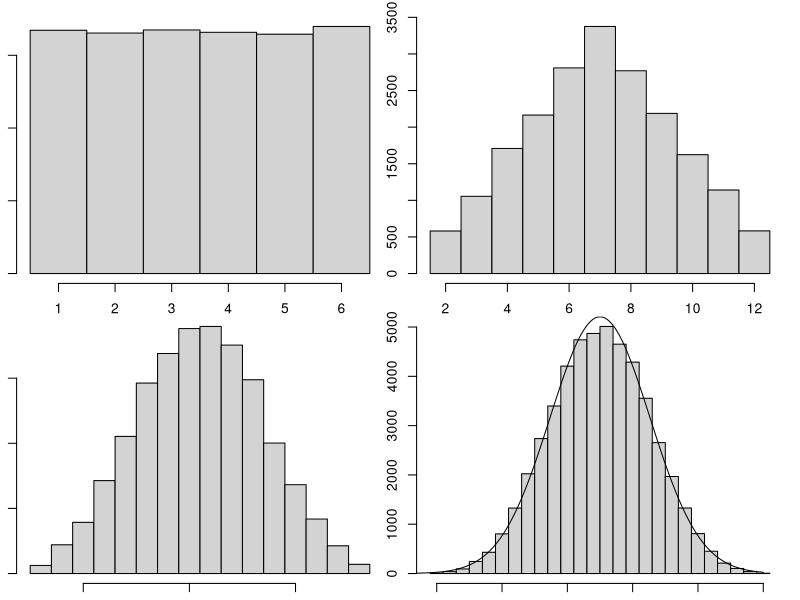

This figure's R source:
##########################################################################
# Data 710: Introduction to R
# Week 5 - Programming Structures
##########################################################################
#
# GITHUB:  https://github.com/mrpgmr67/Introduction-to-R
#
##########################################################################

setwd("D:/Davenport/Data 710 Scripts/Data")                      # Don't forget to set to your working directory to find the files

##################################################################################################
# Create a function to prove the Central Limit Theorem using a given equation. This function will 
# be used in future week's assignments.
##################################################################################################
#
#  Central Limit Theorem - If you take repeated samples from a population with a finite 
#  variance and calculate their averages, then the averages will be normally distributed
#

centralLimitTheorem <- function(diceValues, nbrDice, aSampleNbr, xlab, showCurve=FALSE) {
  
  means <- numeric(aSampleNbr)
  for (i in 1:aSampleNbr) {
    samples <- sample(diceValues,nbrDice,replace=TRUE)
    aSum <- sum(samples)
    means[i] <- mean(aSum)
  }
  lowerBreak = (diceValues[1]*nbrDice) - .5
  upperBreak = (diceValues[length(diceValues)]*nbrDice) + .5
  hist(means,xlab=xlab,breaks=lowerBreak:upperBreak, main="")

  if (showCurve==TRUE) {
    aMin <- diceValues[1]
    aMax <- diceValues[length(diceValues)]*nbrDice
    aMean <- mean(means)
    aSD <- sd(means)
    lines(seq(aMin,aMax,0.1),dnorm(seq(aMin,aMax,0.1),aMean,aSD)*aSampleNbr)
  }
}

par(mfrow=c(2,2))
par(mar=c(1,1,1,1))
aResult <- centralLimitTheorem(c(1:6),1,10000,"One Dice")
aResult <- centralLimitTheorem(c(1:6),2,20000,"Two Dice")
aResult <- centralLimitTheorem(c(1:6),3,30000,"Three Dice")
aResult <- centralLimitTheorem(c(1:6),5,50000,"Five Dice",showCurve = TRUE)

##################################################################################################
# Create a function to perform a quick sort.
# Adapted from The Art of Programming by Rorman Matloff (page 176)
##################################################################################################
# The following function implements a more "traditional" quicksort algorithm using array indexes.
# Partitioning is done "manually" without using R easy filtering features.  The use of arrays would
# be less efficient than vectorization, but this function is focused on flow control.
quickSort <- function(aVector, lowIndex, highIndex) {
  if (lowIndex < highIndex)
  {
    pivot <- aVector[highIndex];  
    
    i <- (lowIndex - 1) 
    
    for (j in lowIndex:(highIndex-1)) {
      if (aVector[j] <= pivot) {
        i<-i+1
        
        #Exchange values
        aTemp<-aVector[i]
        aVector[i]<-aVector[j]
        aVector[j]<-aTemp
      }
    }
    # Exchange values
    aTemp <-aVector[(i+1)]
    aVector[i+1] <- aVector[highIndex]
    aVector[highIndex] <- aTemp
    
    anIndex <- i + 1
        
    aVector <- quickSort(aVector, lowIndex, anIndex - 1);  
    aVector <- quickSort(aVector, anIndex + 1, highIndex); 
  }
  return(aVector)
}

#Test QuickSort
myNum <- c(56,12,23,87,10,45,27,72,23,20,100)
mySortedNum <- quickSort(myNum,1,length(myNum))
mySortedNum

myNum <- c(10,9,8,7,6,5,4,3)
mySortedNum <- quickSort(myNum,1,length(myNum))
mySortedNum

myNum <- c(1,2,1,2)
mySortedNum <- quickSort(myNum,1,length(myNum))
mySortedNum

#  How can it be rewritten to be more efficient? 
#
#  Second parameter is always one, so you could use as a constant.
#  Third parameter is the length of the first, so it could be calculated inside function



##################################################################################################
# Create a binary search tree function.
# Adapted core funtions from printtree, newtree, and ins from The Art of Programming by Rorman Matloff (pages 181 - 182)
##################################################################################################
createTree <- function (aValue) {
  
  aTree <- matrix(data=c(NA,NA,NA),nrow=3,ncol=3)
  aTree[1,2] <- aValue
  colnames(aTree)<-c("Left","Value","Right")
  aSize<-3
  anIndex<-2
  
  aResult <- list(nextIndex=anIndex, matrixSize=aSize, treeMatrix=aTree)
  return(aResult)
}

addNode <-function(aTree,aValue) {
  
  nextIndex <- aTree["nextIndex"][[1]]
  matrixSize <- aTree["matrixSize"][[1]]
  treeMatrix <- aTree["treeMatrix"][[1]]
  
  # Add more space to the matrix if needed
  if (nextIndex > matrixSize) {
    treeMatrix <- rbind(treeMatrix, matrix(c(NA,NA,NA),nrow=3,ncol=3))
    matrixSize <- matrixSize + 3
  }
  
  # Set starting location  
  anIndex <- 1
  while (anIndex > 0){
    if (aValue <= treeMatrix[anIndex,"Value"]) {
      # Add Value
      if (is.na(treeMatrix[anIndex,"Left"])) {
        treeMatrix[anIndex,"Left"]<-nextIndex
        treeMatrix[nextIndex,"Value"]<-aValue
        anIndex<-0
      } else {
        # Traverse down a level to the Left
        anIndex <- treeMatrix[anIndex,"Left"][[1]]
      }
    } else {
      if (is.na(treeMatrix[anIndex,"Right"])) {
        treeMatrix[anIndex,"Right"]<-nextIndex
        treeMatrix[nextIndex,"Value"]<-aValue
        anIndex<-0
      } else {
        # Traverse down a level to the Right
        anIndex <- treeMatrix[anIndex,"Right"][[1]]
      }
    }
  }
  nextIndex<-nextIndex+1
  aResult <- list(nextIndex=nextIndex, matrixSize=matrixSize, treeMatrix=treeMatrix)
  return(aResult)
}    

printTree <- function(aTree, aSpace=1, anIndex=1){
  
  treeMatrix <- aTree["treeMatrix"][[1]]
  aCount <- 5
  
  if(is.na(treeMatrix[anIndex,"Value"][[1]]) == TRUE) {
    return()
  }
  
  aSpace <- aSpace+aCount
  
  printTree(aTree, aSpace, treeMatrix[anIndex,"Right"][[1]])
  if (exists("printString") != TRUE) {
    printString<-""
  }
  cat(rep(".",(aSpace-aCount-1)), sep="")
  cat(treeMatrix[anIndex,"Value"][[1]],"\n")
  printTree(aTree, aSpace, treeMatrix[anIndex, "Left"][[1]])
  
  return()
}

# Test Binary Tree
aTree <- createTree(8)
p<-printTree(aTree)
aTree <- addNode(aTree,5)
p<-printTree(aTree)
aTree <- addNode(aTree,20)
p<-printTree(aTree)
aTree <- addNode(aTree,6)
p<-printTree(aTree)
aTree <- addNode(aTree,2)
p<-printTree(aTree)
aTree <- addNode(aTree,21)
p<-printTree(aTree)
aTree <- addNode(aTree,18)
p<-printTree(aTree)

##################################################################################################
# Create a discrete event simulation for a queue system involving a bus terminal. It should include 
# an event list, along with components to add and subtract from that list as buses arrive and depart 
# from the terminal. The following functions should be present:
#      - Core simulation function
#      - Variable initialization
#      - Add event
#      - Event response
#      - Get next event
#      - Function to print the results of the simulation
##################################################################################################

# DES.R:  R routines for discrete-event simulation (DES)

# Adapted from The Art of Programming by Rorman Matloff (pages 166 - 169)

# each event will be represented by a data frame row consisting of the
# following components:  evnttime, the time the event is to occur;
# evnttype, a character string for the programmer-defined event type;
# optional application-specific components, e.g.
# the job's arrival time in a queuing app

# a global list named "sim" holds the events data frame, evnts, and
# current simulated time, currtime; there is also a component dbg, which
# indicates debugging mode

# forms a row for an event of type evntty that will occur at time
# evnttm; see comments in schedevnt() regarding appin
evntrow <- function(evnttm, evntty, appin = NULL) {
  rw <- c(list(evnttime = evnttm, evnttype = evntty), appin)
  return(as.data.frame(rw))
}

# insert event with time evnttm and type evntty into event list;
# appin is an optional set of application-specific traits of this event,
# specified in the form a list with named components
schedevnt <- function(evnttm, evntty, appin = NULL) {
  newevnt <- evntrow(evnttm, evntty, appin)
  # if the event list is empty, set it to consist of evnt and return
  if (is.null(sim$evnts)) {
    sim$evnts <<- newevnt
    return()
  }
  # otherwise, find insertion point
  inspt <- binsearch((sim$evnts)$evnttime, evnttm)
  # now "insert," by reconstructing the data frame; we find what
  # portion of the current matrix should come before the new event and
  # what portion should come after it, then string everything together
  before <-
    if (inspt == 1)
      NULL
  else
    sim$evnts[1:(inspt - 1), ]
  nr <- nrow(sim$evnts)
  after <- if (inspt <= nr)
    sim$evnts[inspt:nr, ]
  else
    NULL
  sim$evnts <<- rbind(before, newevnt, after)
}

# binary search of insertion point of y in the sorted vector x; returns
# the position in x before which y should be inserted, with the value
# length(x)+1 if y is larger than x[length(x)]; could be changed to C
# code for efficiency
binsearch <- function(x, y) {
  n <- length(x)
  lo <- 1
  hi <- n
  while (lo + 1 < hi) {
    mid <- floor((lo + hi) / 2)
    if (y == x[mid])
      return(mid)
    if (y < x[mid])
      hi <- mid
    else
      lo <- mid
  }
  if (y <= x[lo])
    return(lo)
  if (y < x[hi])
    return(hi)
  return(hi + 1)
}

# start to process next event (second half done by application
# programmer via call to reactevnt())
getnextevnt <- function() {
  head <- sim$evnts[1, ]
  # delete head
  if (nrow(sim$evnts) == 1) {
    sim$evnts <<- NULL
  } else
    sim$evnts <<- sim$evnts[-1, ]
  return(head)
}

# simulation body
# arguments:
#    initglbls:  application-specific initialization function; inits
#      globals to statistical totals for the app, etc.; records apppars
#      in globals; schedules the first event
#    reactevnt: application-specific event handling function, coding the
#       proper action for each type of event
#    prntrslts:  prints application-specific results, e.g. mean queue
#       wait
#    apppars:  list of application-specific parameters, e.g.
#      number of servers in a queuing app
#    maxsimtime:  simulation will be run until this simulated time
#    dbg:  debug flag; if TRUE, sim will be printed after each event
dosim <-
  function(initglbls,
           reactevnt,
           prntrslts,
           maxsimtime,
           apppars = NULL,
           dbg = FALSE) {
    sim <<- list()
    sim$currtime <<- 0.0  # current simulated time
    sim$evnts <<- NULL  # events data frame
    sim$dbg <<- dbg
    initglbls(apppars)
    while (sim$currtime < maxsimtime) {
      head <- getnextevnt()
      sim$currtime <<- head$evnttime  # update current simulated time
      reactevnt(head)  # process this event
      if (dbg)
        print(sim)
    }
    prntrslts()
  }

# Bus terminal application specific functions
# This simulation assumes a normal distribution for the servicing and arrival of a bus at a terminal.
# The key to the simulation will largely be the identification of the right distribution.  A normal
# distribution would not be a proper choice if there are going to be values near zero, which would result
# in an error trap.  By adjusting the values in the error trap, the normal distribution would be lost.
terminalInitGlbls <- function(apppars) {
  terminal.Glbls <<- list()
  # simulation parameters
  terminal.Glbls$arrvrate <<- apppars$arrvrate
  terminal.Glbls$arrvsd   <<- apppars$arrvsd
  terminal.Glbls$srvrate <<- apppars$srvrate
  terminal.Glbls$srvsd <<- apppars$srvsd
  # server queue, consisting of arrival times of queued jobs
  terminal.Glbls$srvq <<- vector(length = 0)
  # statistics
  terminal.Glbls$busesDeparted <<- 0  # jobs done so far
  terminal.Glbls$totwait <<- 0.0  # total wait time so far
  
  aTime <- rnorm(1, terminal.Glbls$arrvrate, terminal.Glbls$arrvsd)
  # Prevent buses from arriving "in the past" or at the same time
  ifelse (aTime <= 0, 1, aTime)
  arrvtime <- sim$currtime + aTime
  schedevnt(arrvtime, "arrv", list(arrvtime = arrvtime))
}

# application-specific event processing function called by dosim()
# in the general DES library
terminalEvent <- function(head) {
  if (head$evnttype == "arrv") {
    # arrival
    
    if (length(terminal.Glbls$srvq) == 0) {
      terminal.Glbls$srvq <<- head$arrvtime
      
      aTime <- rnorm(1, terminal.Glbls$srvrate, terminal.Glbls$srvsd)
      
      # Error Trap - Bus must stop for at least 1 minute to handle empty buses
      ifelse (aTime <= 0, 1, aTime)
      
      srvdonetime <- sim$currtime + aTime
      
      schedevnt(srvdonetime, "srvdone", list(arrvtime = head$arrvtime))
    } else {
      terminal.Glbls$srvq <<- c(terminal.Glbls$srvq, head$arrvtime)
    }
    
    # generate next arrival using a normal distribution
    aTime <- rnorm(1, terminal.Glbls$arrvrate, terminal.Glbls$arrvsd)
    # Error Trap - Prevent buses from arriving "in the past" or at the same time
    ifelse (aTime <= 0, 1, aTime)
    arrvtime <- sim$currtime + aTime
    schedevnt(arrvtime, "arrv", list(arrvtime = arrvtime))
  } else {
    terminal.Glbls$busesDeparted <<- terminal.Glbls$busesDeparted + 1
    terminal.Glbls$totwait <<-
      terminal.Glbls$totwait + sim$currtime - head$arrvtime
    # remove from queue
    terminal.Glbls$srvq <<- terminal.Glbls$srvq[-1]
    # more still in the queue?
    if (length(terminal.Glbls$srvq) > 0) {
      # schedule new service
      
      aTime <- rnorm(1, terminal.Glbls$srvrate, terminal.Glbls$srvsd)
      # Bus must stop for at least 1 minute to handle empty situations
      ifelse (aTime <= 0, 1, aTime)
      
      srvdonetime <- sim$currtime + aTime
      schedevnt(srvdonetime,
                "srvdone",
                list(arrvtime = terminal.Glbls$srvq[1]))
    }
  }
}

terminalSimResultsPrint <- function() {
  print("Total Wait Time:")
  print(terminal.Glbls$totwait)
  print("Total Buses Serviced:")
  print(terminal.Glbls$busesDeparted)
  print("Bus mean times (minutes):")
  print(terminal.Glbls$totwait / terminal.Glbls$busesDeparted)
}

# Bus termininal is open for 12 hours a day (i.e. 720 minutes)
# A simulation with typical parameters
dosim(
  terminalInitGlbls,
  terminalEvent,
  terminalSimResultsPrint,
  720,
  list(
    arrvrate = 45,
    arrvsd = 10,
    srvrate = 45,
    srvsd = 10
  )
)

# A simulation with quick service rates
dosim(
  terminalInitGlbls,
  terminalEvent,
  terminalSimResultsPrint,
  720,
  list(
    arrvrate = 45,
    arrvsd = 10,
    srvrate = 5,
    srvsd = 1
  )
)

# A simulation with quick arrivals
dosim(
  terminalInitGlbls,
  terminalEvent,
  terminalSimResultsPrint,
  720,
  list(
    arrvrate = 5,
    arrvsd = 1,
    srvrate = 45,
    srvsd = 10
  )
)
